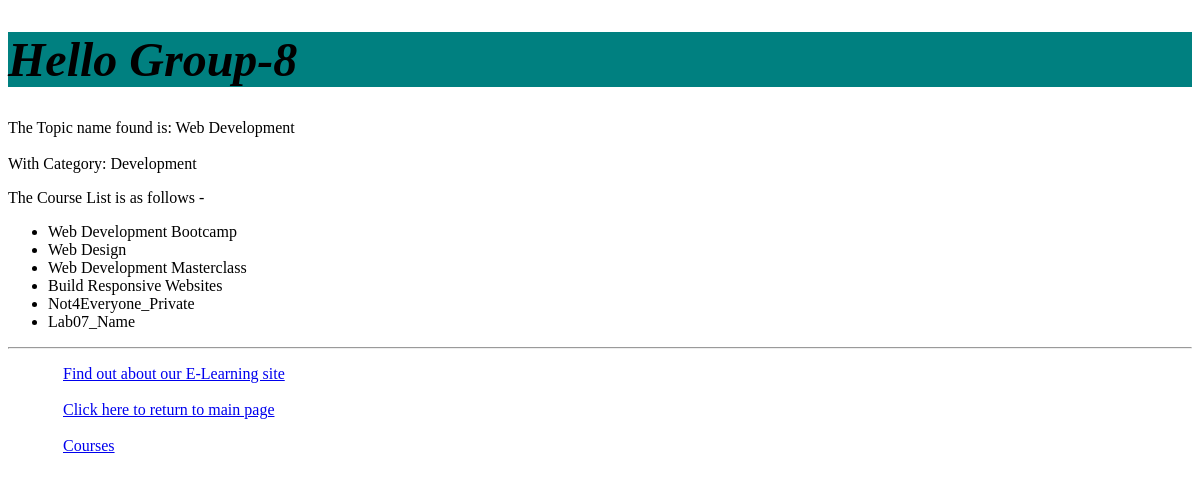
Screenshot of /myapp/1/ with the database file from the repository.
### myapp/models.py (models this page shows, shortened)
class Course(models.Model):
    topic = models.ForeignKey(Topic, related_name='courses', on_delete=models.CASCADE)
    name = models.CharField(max_length=200)
    price = models.DecimalField(max_digits=10, decimal_places=2)
    for_everyone = models.BooleanField(default=True)
    description = models.TextField(max_length=300, null=True, blank=True)
    interested = models.PositiveIntegerField(default=0)
    stages = models.PositiveIntegerField(default=3)

class Topic(models.Model):
    name = models.CharField(max_length=200)
    category = models.CharField(max_length=20, null=False, blank=False, default='Development')

### myapp/views.py (the view)
# urls.py: path(r'<int:top_no>/', views.detail),
def detail(request, top_no):
    course = Course.objects.filter(topic__id__contains=top_no)
    if (len(course) > 0):
        return render(request, 'myapp/detail.html', {'course': course})
    else:
        return get_object_or_404(Course, topic_id=top_no)

### myapp/templates/myapp/detail.html
{% extends 'myapp/base.html' %}
{% block body_block %}
<p>
    The Topic name found is:
    {{ course.first.topic.name }}
    <br><br>
    With Category:
    {{ course.first.topic.category }}
</p>
<p>The Course List is as follows - </p>
<ul>
    {% for item in course %}
    <li> {{ item.name}} </li>
    {% endfor %}
</ul>
{% endblock %}

### rows the page displays
Course: first.topic.name "Web Development", first.topic.category "Development", name "Web Development Bootcamp"
Course: name "Web Design"
Course: name "Web Development Masterclass"
Course: name "Build Responsive Websites"
Course: name "Not4Everyone_Private"
Course: name "Lab07_Name"
